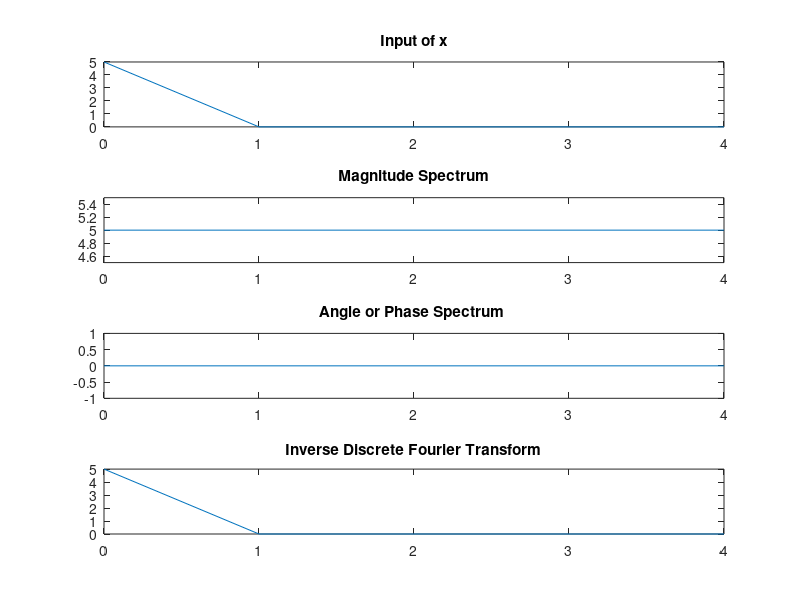

Source code (MATLAB):
clc;
clear all;
close all;

%Discrete Fourier Transform :

x = input('Enter the input sequence : ');
N = input('Enter the value point : ');
xLength = length(x);

if(N<xLength)
    error('Cannot perform dft');
else
    for i = 1:N-xLength
        x = [x 0];
    end
end

X = [];
xx = 0;

for k = 0:N-1
    for n = 0:N-1
        xx = xx+x(n+1)*exp(-j*2*pi*k*n/N);
    end
    X = [X xx];
    xx=0;
end

n = 0:N-1;
subplot(4,1,1);
plot(n,x);
axis tight;
title('Input of x');

subplot(4,1,2);
plot(n,abs(X));
axis tight;
title('Magnitude Spectrum');

subplot(4,1,3);
plot(n,angle(X));
axis tight;
title('Angle or Phase Spectrum ');

%Inverse Discrete Fourier Transform :

for k= 0:N-1
    xInv(k+1)=0;
    for n = 0:N-1
        xInv(k+1) = xInv(k+1)+X(n+1)*exp(j*2*pi*n*k/N);
    end
    xInv(k+1) = xInv(k+1)/N;
end

n = 0:N-1;
disp(xInv);
subplot(4,1,4);
plot(n, xInv);
axis tight;
title('Inverse Discrete Fourier Transform');
